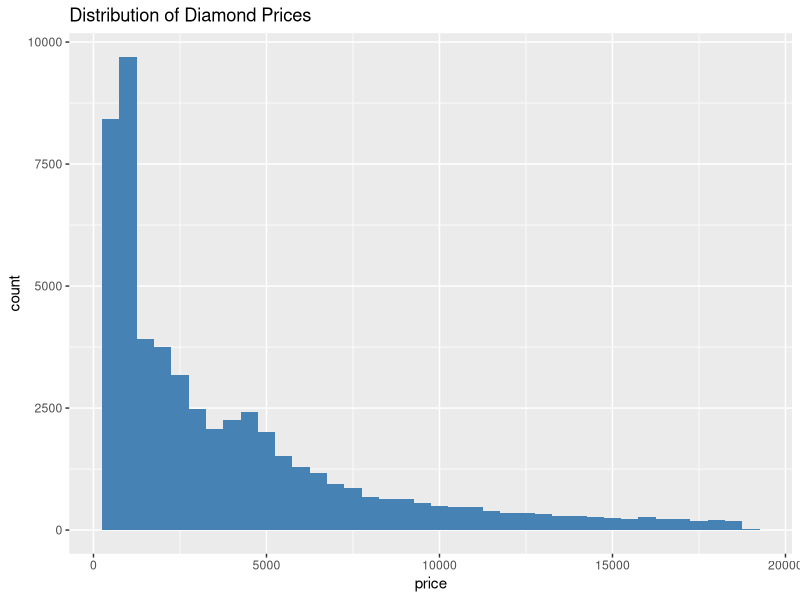
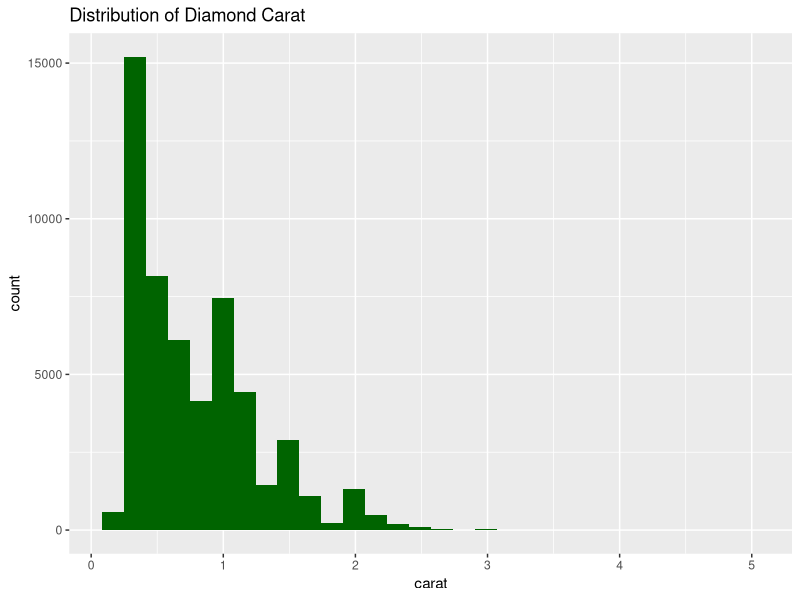
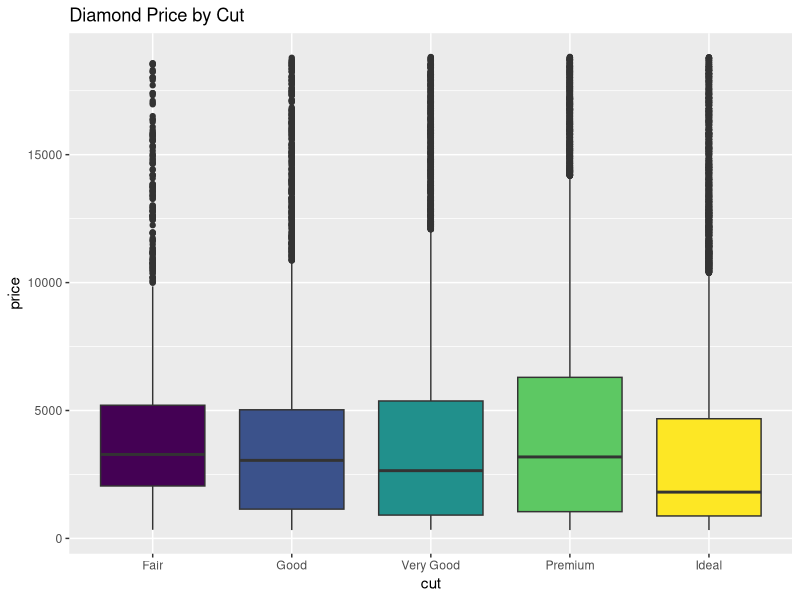
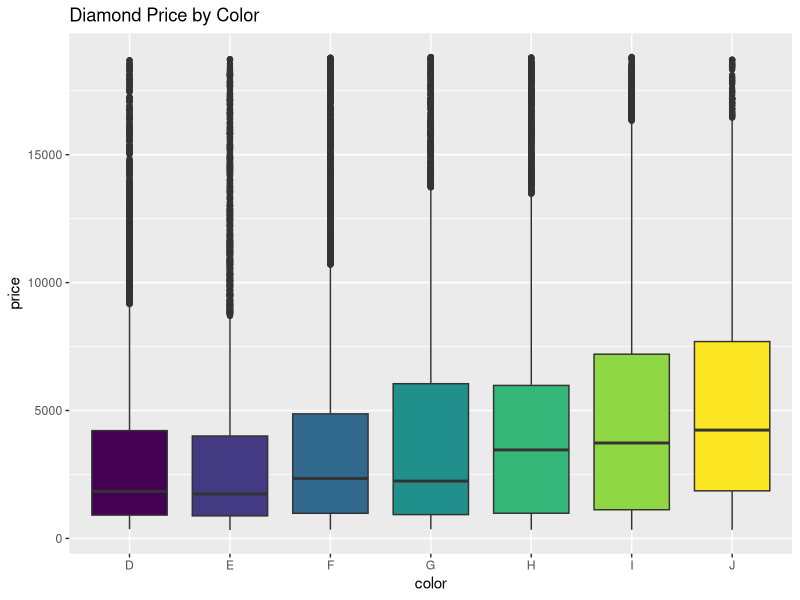
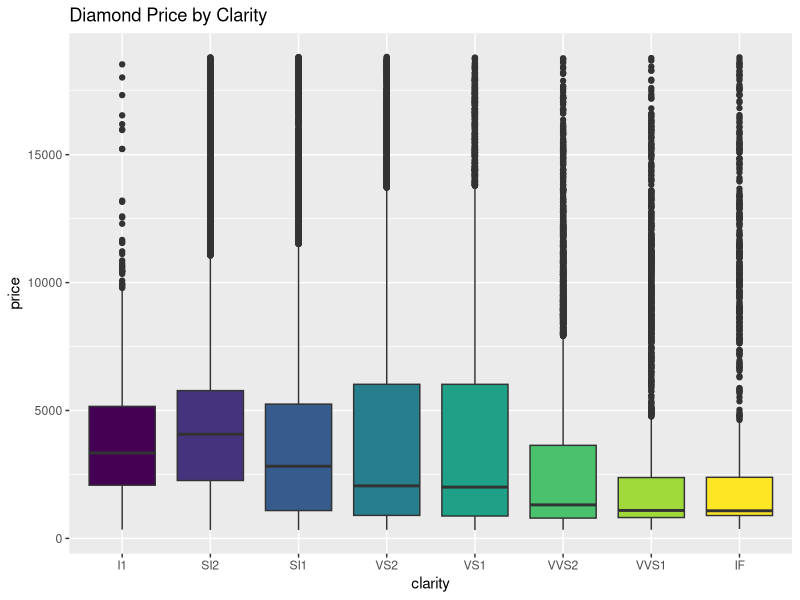
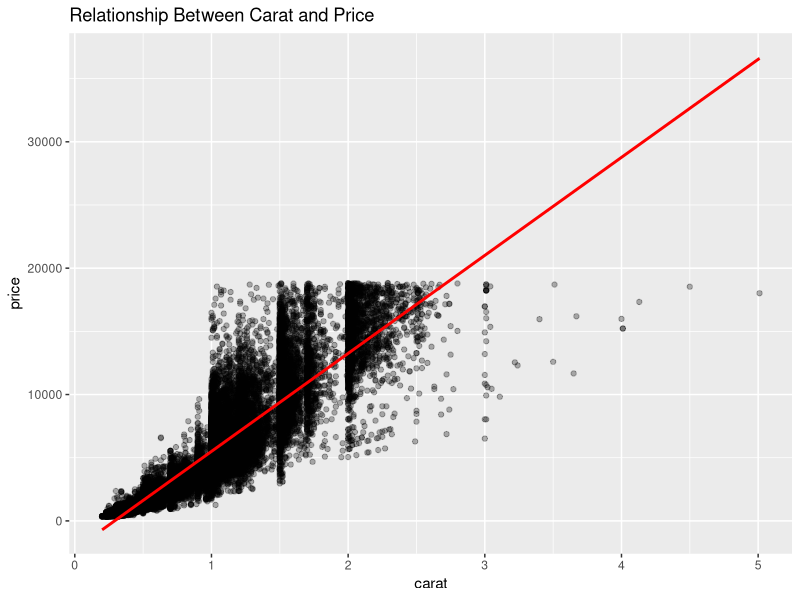
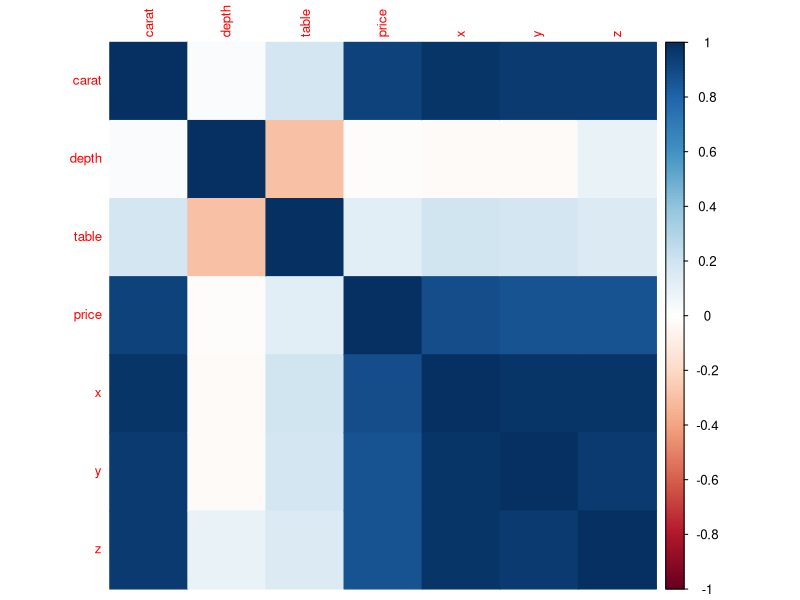

The R script that drew these images, in order:
## ---- chunk 1
library(ggplot2)
library(dplyr)
library(GGally)
library(corrplot)
## ---- chunk 2
data("diamonds")
head(diamonds)
## ---- chunk 3
str(diamonds)
## ---- chunk 4
summary(diamonds)
## ---- chunk 5
colSums(is.na(diamonds))
## ---- chunk 6
ggplot(diamonds, aes(price)) +
  geom_histogram(binwidth = 500, fill = "steelblue") +
  labs(title = "Distribution of Diamond Prices")
## ---- chunk 7
ggplot(diamonds, aes(carat)) +
  geom_histogram(bins = 30, fill = "darkgreen") +
  labs(title = "Distribution of Diamond Carat")
## ---- chunk 8
ggplot(diamonds, aes(cut, price, fill = cut)) +
  geom_boxplot() +
  theme(legend.position = "none") +
  labs(title = "Diamond Price by Cut")
## ---- chunk 9
ggplot(diamonds, aes(color, price, fill = color)) +
  geom_boxplot() +
  theme(legend.position = "none") +
  labs(title = "Diamond Price by Color")
## ---- chunk 10
ggplot(diamonds, aes(clarity, price, fill = clarity)) +
  geom_boxplot() +
  theme(legend.position = "none") +
  labs(title = "Diamond Price by Clarity")
## ---- chunk 11
ggplot(diamonds, aes(carat, price)) +
  geom_point(alpha = 0.3) +
  geom_smooth(method = "lm", color = "red") +
  labs(title = "Relationship Between Carat and Price")
## ---- chunk 12
numeric_data <- diamonds %>%
  select(carat, depth, table, price, x, y, z)

cor_matrix <- cor(numeric_data)

corrplot(cor_matrix, method = "color", tl.cex = 0.8)
## ---- chunk 13
diamonds %>%
  group_by(cut) %>%
  summarise(AveragePrice = mean(price))
## ---- chunk 14
diamonds %>%
  group_by(color) %>%
  summarise(AveragePrice = mean(price))
## ---- chunk 15
diamonds %>%
  group_by(clarity) %>%
  summarise(AveragePrice = mean(price))
## ---- chunk 16
model <- lm(price ~ carat + depth + table + x + y + z,
            data = diamonds)

summary(model)
## ---- chunk 17
predict(model, newdata = data.frame(
  carat = 1,
  depth = 61,
  table = 57,
  x = 6.4,
  y = 6.4,
  z = 3.9
))
